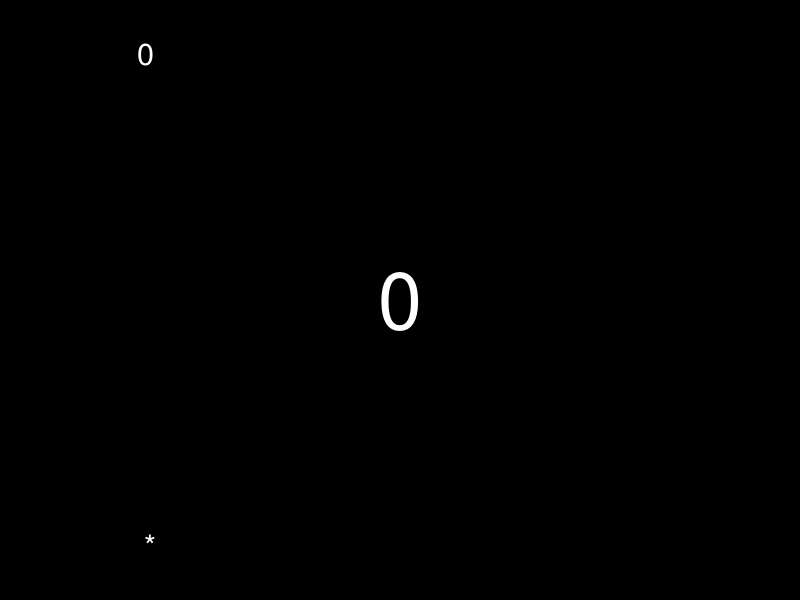
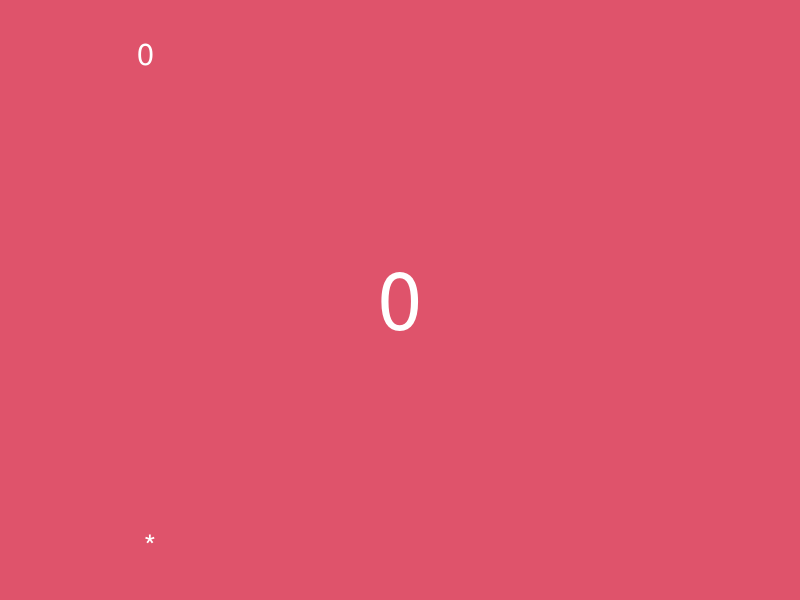
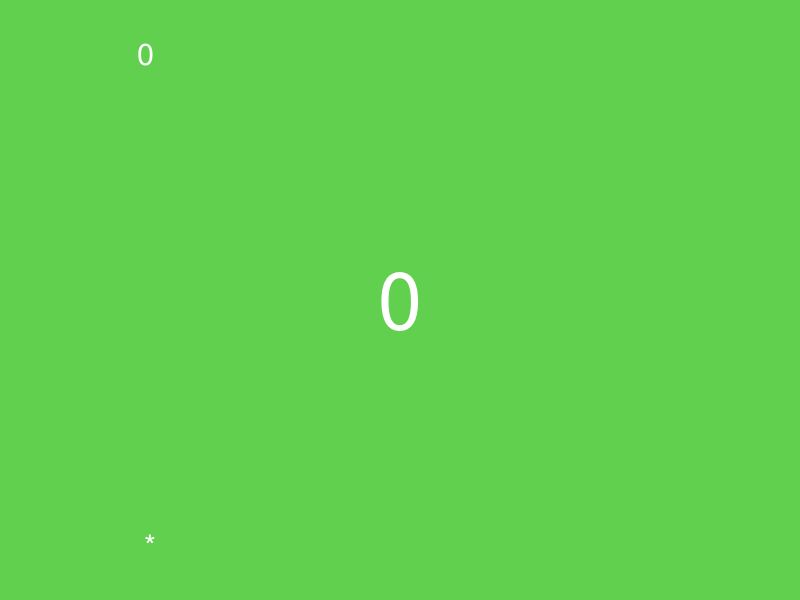
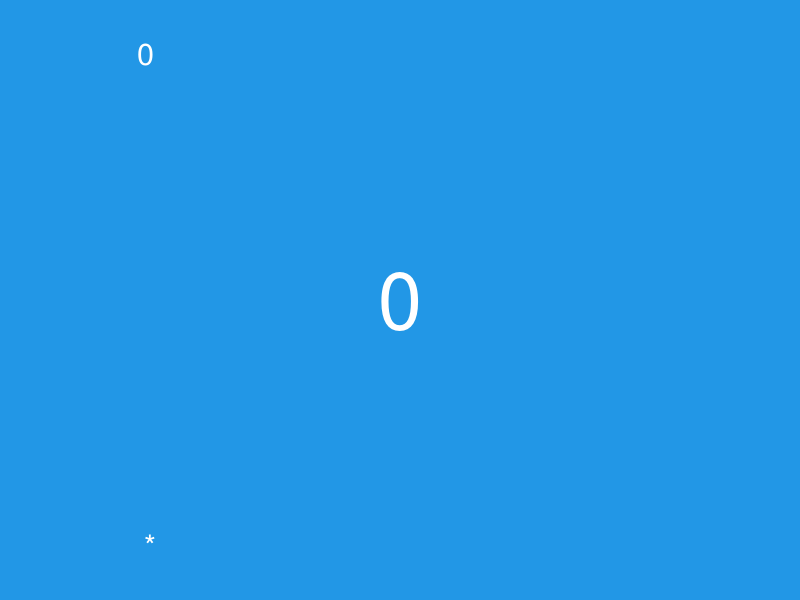
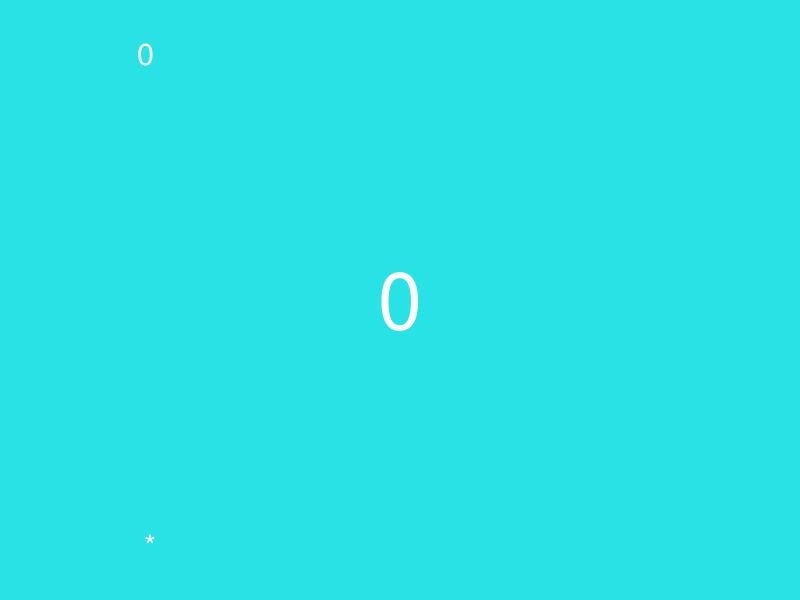
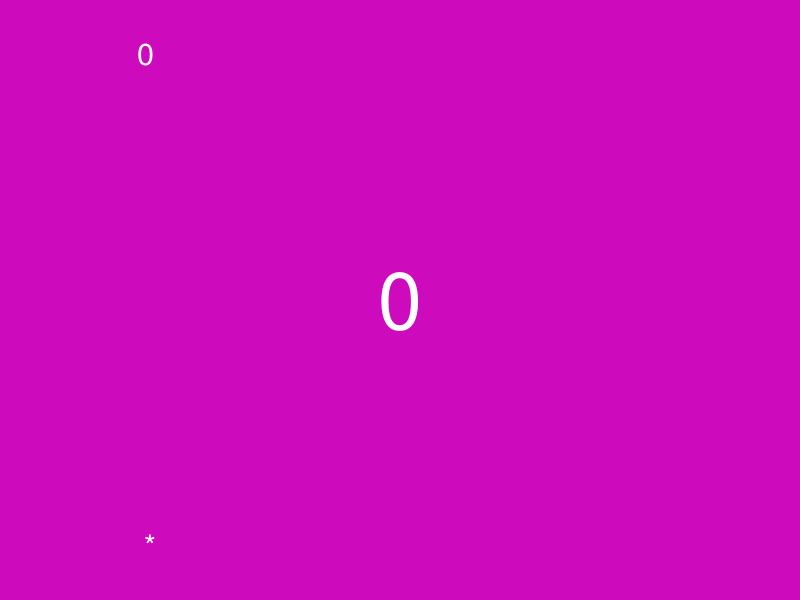
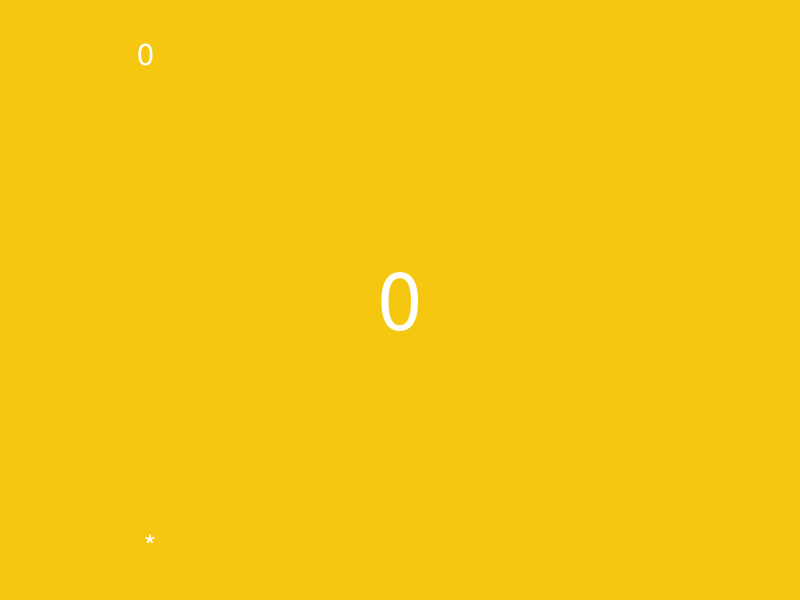
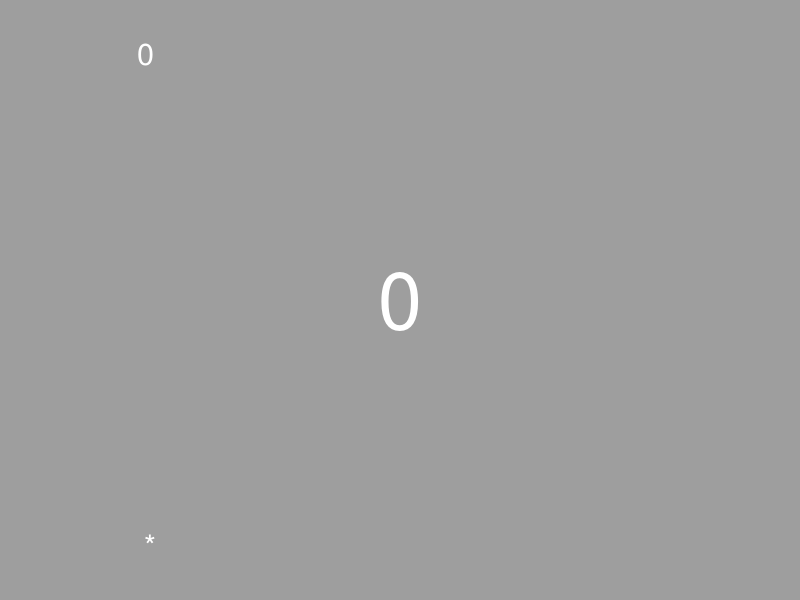

R code for these plots, in order: (Note: this script raises an error after producing the figures.)
library(ggplot2)
library(tibble)
library(dplyr)
library(purrr)
library(glue)
library(tidyr)
library(readr)


voodoo_template <- function(rank, suit) {
  
  icon <- case_when(
    rank == "0" ~ "*",
    rank %in% c("5", "7") ~ "x2",
    TRUE ~ ""
  )
  
  text_col <- as.numeric(suit %in% c('yellow', 'green'))
  
  tribble(
    ~x, ~y, ~text, ~text_col, ~text_size, ~just,
    0.15, 0.05, icon, text_col, 3, 'center',
    0.15, 0.95, rank, text_col, 3, 'center',
    0.5, 0.5, rank, text_col, 20, 'center'
  )

}

generic_template <- function(rank, suit) {
  
  icon <- ''
  
  tribble(
    ~x, ~y, ~text, ~text_size, ~just,
    0.15, 0.05, icon, 3, 'center',
    0.15, 0.95, rank, 3, 'center',
    0.5, 0.5, rank, 20, 'center'
  )
  
}

texas_template <- function(rank, suit) {
  
  icon <- 10*(suit-1) + 12 - suit
  icon <- if_else(suit == 1, icon - 1, icon)
  
  tribble(
    ~x, ~y, ~text, ~text_size, ~just,
    0.15, 0.05, icon, 1, 'center',
    0.15, 0.95, rank, 3, 'center',
    0.5, 0.5, rank, 20, 'center'
  )
  
}



make_card <- function(rank, suit, template, dir, filetype = 'png', card_width = 1.03, card_height = 1.6, ...) {
  
  fill_cols <- c('black', 'red', 'orange', 'yellow', 'green', 'blue', 'purple', 'white')
  names(fill_cols) <- 1:8
  
  text_col <- if_else(fill_cols[suit] %in% c('black', 'red', 'blue', 'purple'), 'white', 'black')  
  
  template(rank, suit) %>%
    ggplot(aes(x = x, y = y)) +
    geom_text(aes(label = text, size = text_size, hjust = just), colour = text_col) +
    guides(size = F, colour = F) +
    scale_size_area(max_size = 20) +
    scale_colour_manual(values = c('0' = 'white', '1' = 'black')) +
    scale_x_continuous(limits = c(0,1)) +
    scale_y_continuous(limits = c(0,1)) +
    theme_void() +
    theme(plot.background = element_rect(fill = fill_cols[suit], colour = fill_cols[suit]))
  
  ggsave(glue('{dir}/card_{rank}_{suit}.{filetype}'), width = card_width, height = card_height, units = 'in', dpi = 100)
  
  
}

#obsolete
make_card <- function(rank, suit, ...) {

  icon <- case_when(
    rank == "0" ~ " *",
    rank %in% c("5", "7") ~ "x2",
    TRUE ~ ""
  )
  
  textcol <- ifelse(suit %in% c('yellow', 'green'), 'black', 'white')
  
  layout <- tibble(x = c(0.15,0.15,0.5), 
                   y = c(0.05,0.95,0.5), 
                   text = c(icon, rank, rank),
                   fontsize = c(3,3,20),
                   just = c('center', 'center', 'center'))
  
  card <- layout %>%
    ggplot(aes(x = x, y = y)) +
    geom_text(aes(label = text, size = fontsize, hjust = just), colour = textcol) +
    guides(size = F, colour = F) +
    scale_size_area(max_size = 20) +
    scale_colour_manual(values=c(textcol)) +
    scale_x_continuous(limits = c(0,1)) +
    scale_y_continuous(limits = c(0,1)) +
    theme_void() +
    theme(plot.background = element_rect(fill = suit, colour = suit))
  
  ggsave(glue('card_{rank}_{suit}.png'), width = 1.03, height = 1.6, units = 'in', dpi = 100)
}


make_token <- function(rank, suit, label,...) {

  icon <- ""
  
  textcol <- ifelse(suit %in% c('yellow', 'green'), 'black', 'white')
  
  layout <- tibble(x = c(0,0.05,0.5,1,1), 
                   y = c(0.05,0.75,0.5,1,0), 
                   text = c(icon, rank, "","",""),
                   fontsize = c(3,3,20,1,1),
                   just = c('left', 'left', 'center','right','right'))
  
  card <- layout %>%
    ggplot(aes(x = x, y = y)) +
    geom_text(aes(label = text, size = fontsize, hjust = just), colour = textcol) +
    guides(size = F, colour = F) +
    scale_size(range=c(1,20)) +
    scale_colour_manual(values=c(textcol)) +
    theme_void() +
    theme(plot.background = element_rect(fill = suit, colour = suit))
  
  ggsave(glue('crew/token_{label}.png'), width = 1.03, height = 0.5, units = 'in', dpi = 100)
}



voodoo_card_list <- expand_grid(rank = 0:15, suit = c('blue', 'red', 'green', 'yellow', 'black'))

crew_card_list <- expand_grid(rank = 1:9, suit = c('blue', 'red', 'green', 'yellow')) 

crew_card_list <- bind_rows(crew_card_list, expand_grid(rank = 1:4, suit = 'black'))

crew_token_list <- tibble(rank = c(1:5, ">", ">>", ">>>", ">>>>", "\u2126"), 
                          suit = 'black',
                          label = c(1:5, "a", "b", "c", "d", "e"))


generic_card_list <- expand_grid(rank = c(as.character(0:20), ''), suit = 1:8)


pwalk(generic_card_list, make_card, template = generic_template, dir = 'generic_svg')

generic_card_list %>%
  transmute(label = glue('{rank}_{suit}'), 
         image = glue('https://raw.githubusercontent.com/mcgriffiths/cardgames/master/generic_svg/card_{rank}_{suit}.svg')) %>%
  write_csv('generic_cards_svg.csv')

crew_token_list %>%
  transmute(label = glue('token_{label}'), 
            image = glue('https://raw.githubusercontent.com/mcgriffiths/cardgames/master/crew/{label}.png')) %>%
  write_csv('crew_tokens.csv')


yokai_card_list <- expand_grid(rank = 1:7, suit = 1:7) %>% mutate(rank = rank + suit -1)



texas_card_list <- expand_grid(rank = 1:11, suit = 1:8) %>% 
  filter(rank <= (12-suit)) %>%
  mutate(rank = ifelse(suit == 1, rank - 1, rank), 
         rank = 10*(suit-1)+rank) 

texas_card_list %>%
  transmute(label = glue('{rank}_{suit}'), 
            image = glue('https://raw.githubusercontent.com/mcgriffiths/cardgames/master/texas/card_{rank}_{suit}.png')) %>%
  write_csv('texas_cards.csv')
